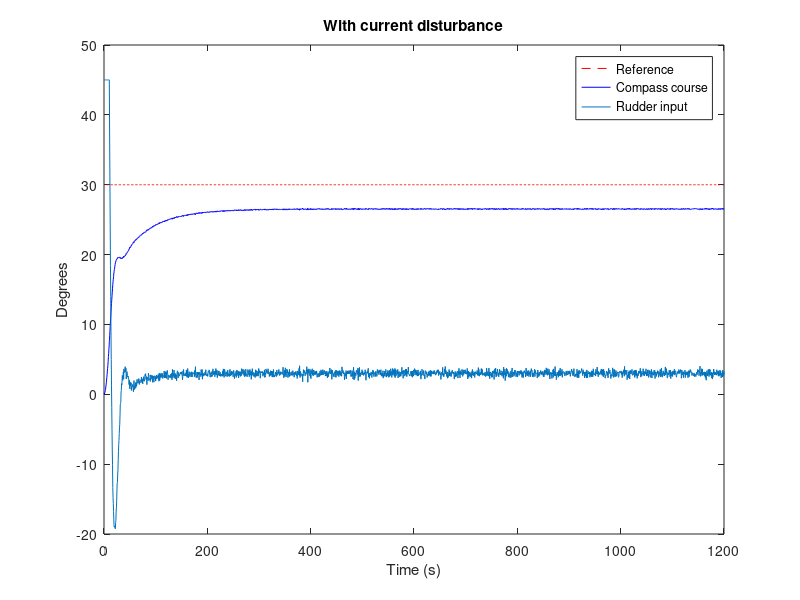

Source code (MATLAB):
clc;
close all;

load('data.mat');
load('data1.mat');
load('data2.mat');

figure
plot(data(1,:),data(6,:),'r--'); hold on;
plot(data(1,:),data(2,:),'b'); hold on;
plot(data(1,:),data(5,:));
xlabel('Time (s)'); ylabel('Degrees');
legend('Reference','Compass course','Rudder input')
title('With current disturbance');
%figure('Name','Bode')
%bode(H_0); grid on; 
